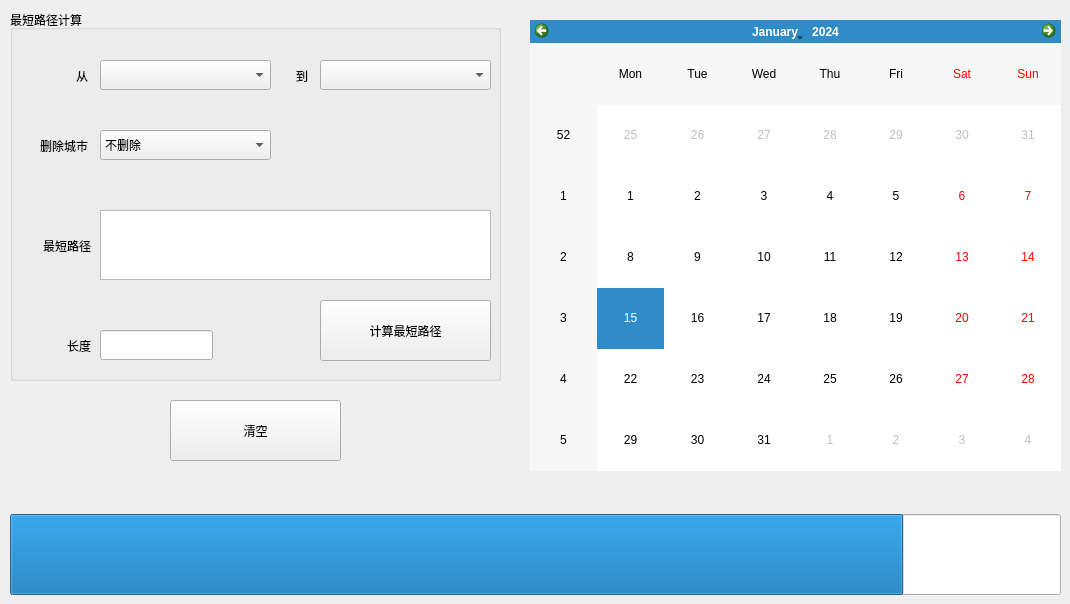
    <widget class="QWidget" name="tab_5">
     <attribute name="title">
      <string>实验四</string>
     </attribute>
     <widget class="QGroupBox" name="groupBox_11">
      <property name="geometry">
       <rect>
        <x>10</x>
        <y>10</y>
        <width>491</width>
        <height>371</height>
       </rect>
      </property>
      <property name="title">
       <string>最短路径计算</string>
      </property>
      <widget class="QComboBox" name="comboBox">
       <property name="geometry">
        <rect>
         <x>90</x>
         <y>50</y>
         <width>171</width>
         <height>30</height>
        </rect>
       </property>
      </widget>
      <widget class="QLabel" name="label_30">
       <property name="geometry">
        <rect>
         <x>10</x>
         <y>50</y>
         <width>68</width>
         <height>31</height>
        </rect>
       </property>
       <property name="text">
        <string>从</string>
       </property>
       <property name="alignment">
        <set>Qt::AlignRight|Qt::AlignTrailing|Qt::AlignVCenter</set>
       </property>
      </widget>
      <widget class="QLabel" name="label_31">
       <property name="geometry">
        <rect>
         <x>277</x>
         <y>50</y>
         <width>21</width>
         <height>31</height>
        </rect>
       </property>
       <property name="text">
        <string>到</string>
       </property>
       <property name="alignment">
        <set>Qt::AlignRight|Qt::AlignTrailing|Qt::AlignVCenter</set>
       </property>
      </widget>
      <widget class="QPlainTextEdit" name="plainTextEdit">
       <property name="geometry">
        <rect>
         <x>90</x>
         <y>200</y>
         <width>391</width>
         <height>70</height>
        </rect>
       </property>
       <property name="textInteractionFlags">
        <set>Qt::TextSelectableByKeyboard|Qt::TextSelectableByMouse</set>
       </property>
      </widget>
      <widget class="QComboBox" name="comboBox_2">
       <property name="geometry">
        <rect>
         <x>310</x>
         <y>50</y>
         <width>171</width>
         <height>30</height>
        </rect>
       </property>
      </widget>
      <widget class="QLineEdit" name="lineEdit_23">
       <property name="geometry">
        <rect>
         <x>90</x>
         <y>320</y>
         <width>113</width>
         <height>30</height>
        </rect>
       </property>
       <property name="readOnly">
        <bool>true</bool>
       </property>
      </widget>
      <widget class="QPushButton" name="pushButton_13">
       <property name="geometry">
        <rect>
         <x>310</x>
         <y>290</y>
         <width>171</width>
         <height>61</height>
        </rect>
       </property>
       <property name="text">
        <string>计算最短路径</string>
       </property>
      </widget>
      <widget class="QLabel" name="label_34">
       <property name="geometry">
        <rect>
         <x>0</x>
         <y>320</y>
         <width>81</width>
         <height>31</height>
        </rect>
       </property>
       <property name="text">
        <string>长度</string>
       </property>
       <property name="alignment">
        <set>Qt::AlignRight|Qt::AlignTrailing|Qt::AlignVCenter</set>
       </property>
      </widget>
      <widget class="QLabel" name="label_32">
       <property name="geometry">
        <rect>
         <x>-3</x>
         <y>120</y>
         <width>81</width>
         <height>31</height>
        </rect>
       </property>
       <property name="text">
        <string>删除城市</string>
       </property>
       <property name="alignment">
        <set>Qt::AlignRight|Qt::AlignTrailing|Qt::AlignVCenter</set>
       </property>
      </widget>
      <widget class="QComboBox" name="comboBox_3">
       <property name="geometry">
        <rect>
         <x>90</x>
         <y>120</y>
         <width>171</width>
         <height>30</height>
        </rect>
       </property>
       <item>
        <property name="text">
         <string>不删除</string>
        </property>
       </item>
      </widget>
      <widget class="QLabel" name="label_33">
       <property name="geometry">
        <rect>
         <x>0</x>
         <y>220</y>
         <width>81</width>
         <height>31</height>
        </rect>
       </property>
       <property name="text">
        <string>最短路径</string>
       </property>
       <property name="alignment">
        <set>Qt::AlignRight|Qt::AlignTrailing|Qt::AlignVCenter</set>
       </property>
      </widget>
     </widget>
     <widget class="QPushButton" name="pushButton_14">
      <property name="geometry">
       <rect>
        <x>170</x>
        <y>400</y>
        <width>171</width>
        <height>61</height>
       </rect>
      </property>
      <property name="text">
       <string>清空</string>
      </property>
     </widget>
     <widget class="QCalendarWidget" name="calendarWidget">
      <property name="geometry">
       <rect>
        <x>530</x>
        <y>20</y>
        <width>531</width>
        <height>451</height>
       </rect>
      </property>
     </widget>
     <widget class="QProgressBar" name="progressBar">
      <property name="geometry">
       <rect>
        <x>10</x>
        <y>514</y>
        <width>1051</width>
        <height>81</height>
       </rect>
      </property>
      <property name="value">
       <number>85</number>
      </property>
      <property name="textVisible">
       <bool>false</bool>
      </property>
     </widget>
    </widget>
